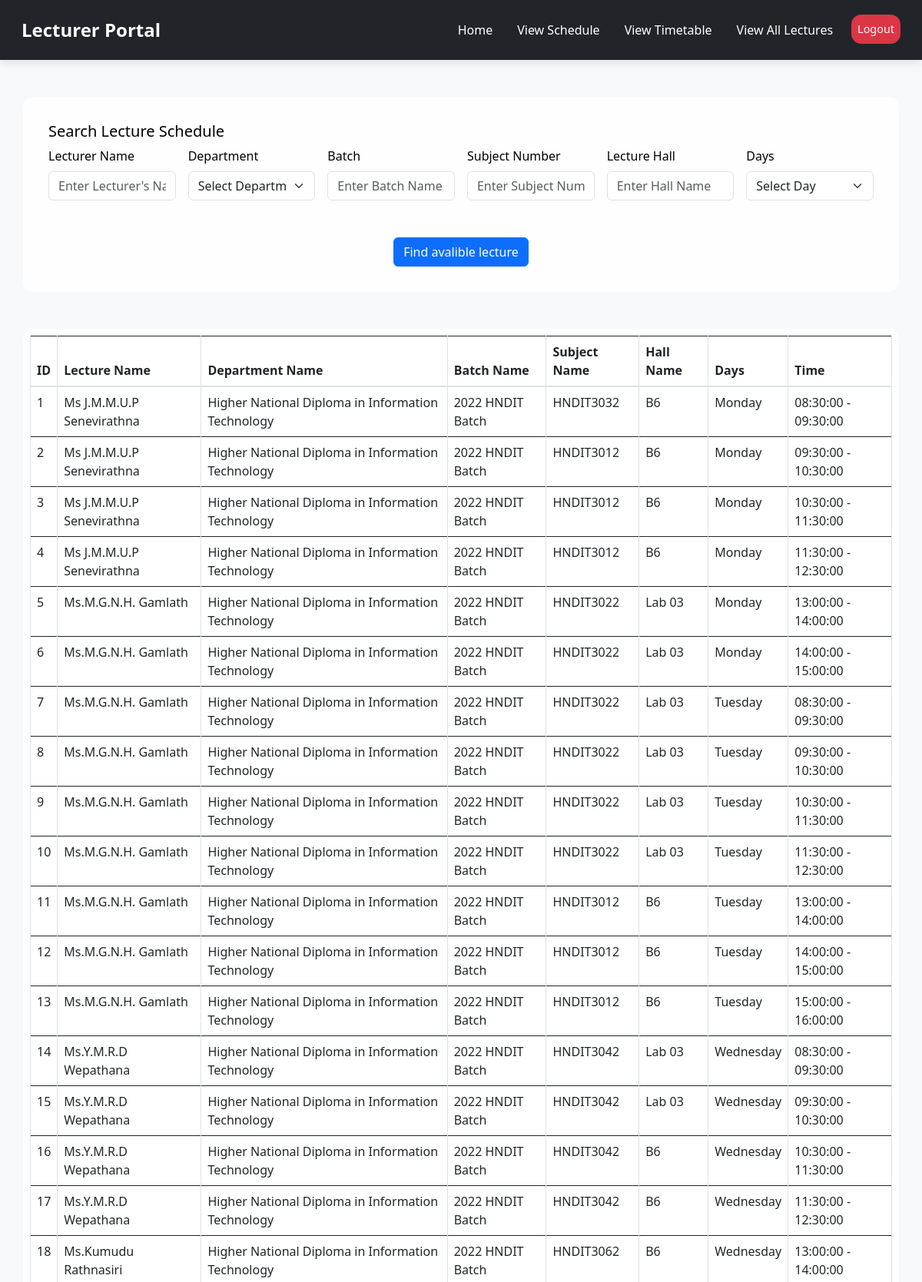
The app's page /lecturer/lecturer/view_all_lectures.php (signed in, upper part) with its own data.
### tables this page shows
CREATE TABLE `lecture_schedule` (
  `id` int NOT NULL AUTO_INCREMENT,
  `lecturer_id` int DEFAULT NULL,
  `hall_id` int DEFAULT NULL,
  `department_id` int NOT NULL,
  `batch_id` int NOT NULL,
  `subject_id` int NOT NULL,
  `slot_id` int DEFAULT NULL,
  `days` enum('Monday','Tuesday','Wednesday','Thursday','Friday') DEFAULT NULL,
  `schedule_date` date DEFAULT NULL,
  `status` enum('available','booked') DEFAULT 'available',
  PRIMARY KEY (`id`),
  KEY `lecturer_id` (`lecturer_id`),
  KEY `hall_id` (`hall_id`),
  KEY `department_id` (`department_id`),
  KEY `batch_id` (`batch_id`),
  KEY `slot_id` (`slot_id`),
  KEY `subject_id` (`subject_id`),
  CONSTRAINT `lecture_schedule_ibfk_1` FOREIGN KEY (`lecturer_id`) REFERENCES `lecturers` (`id`) ON DELETE CASCADE,
  CONSTRAINT `lecture_schedule_ibfk_2` FOREIGN KEY (`hall_id`) REFERENCES `lecture_halls` (`id`) ON DELETE CASCADE,
  CONSTRAINT `lecture_schedule_ibfk_3` FOREIGN KEY (`department_id`) REFERENCES `departments` (`id`) ON DELETE CASCADE,
  CONSTRAINT `lecture_schedule_ibfk_4` FOREIGN KEY (`batch_id`) REFERENCES `batches` (`id`) ON DELETE CASCADE,
  CONSTRAINT `lecture_schedule_ibfk_5` FOREIGN KEY (`slot_id`) REFERENCES `timeslot` (`slot_id`) ON DELETE CASCADE,
  CONSTRAINT `lecture_schedule_ibfk_6` FOREIGN KEY (`subject_id`) REFERENCES `subjects` (`id`) ON DELETE CASCADE
);

CREATE TABLE `lecturers` (
  `id` int NOT NULL AUTO_INCREMENT,
  `index_number` varchar(45) DEFAULT NULL,
  `username` varchar(100) NOT NULL,
  `email` varchar(50) NOT NULL,
  `password` varchar(255) NOT NULL,
  `expertise` varchar(255) DEFAULT NULL,
  `address` varchar(255) DEFAULT NULL,
  `mobile_no` varchar(10) DEFAULT NULL,
  `role` enum('Visiting','Permanent') DEFAULT NULL,
  `image_path` varchar(255) DEFAULT NULL,
  `created_at` timestamp NULL DEFAULT CURRENT_TIMESTAMP ON UPDATE CURRENT_TIMESTAMP,
  PRIMARY KEY (`id`),
  UNIQUE KEY `username` (`username`),
  UNIQUE KEY `email` (`email`)
);

CREATE TABLE `departments` (
  `id` int NOT NULL AUTO_INCREMENT,
  `dept_code` varchar(50) DEFAULT NULL,
  `department_name` varchar(100) NOT NULL,
  PRIMARY KEY (`id`)
);

CREATE TABLE `batches` (
  `id` int NOT NULL AUTO_INCREMENT,
  `batch_year` varchar(50) NOT NULL,
  `department_id` int DEFAULT NULL,
  `semester_id` int NOT NULL,
  `batch_name` varchar(50) NOT NULL,
  PRIMARY KEY (`id`),
  KEY `department_id` (`department_id`),
  KEY `semester_id` (`semester_id`),
  CONSTRAINT `batches_ibfk_1` FOREIGN KEY (`department_id`) REFERENCES `departments` (`id`) ON DELETE SET NULL,
  CONSTRAINT `batches_ibfk_2` FOREIGN KEY (`semester_id`) REFERENCES `semester` (`id`) ON DELETE CASCADE
);

CREATE TABLE `subjects` (
  `id` int NOT NULL AUTO_INCREMENT,
  `subject_number` varchar(50) NOT NULL,
  `subject_name` varchar(100) NOT NULL,
  `department_id` int DEFAULT NULL,
  `semester_id` int NOT NULL,
  `credits` int NOT NULL,
  `about` text,
  PRIMARY KEY (`id`),
  UNIQUE KEY `subject_number` (`subject_number`),
  KEY `department_id` (`department_id`),
  KEY `semester_id` (`semester_id`),
  CONSTRAINT `subjects_ibfk_1` FOREIGN KEY (`department_id`) REFERENCES `departments` (`id`) ON DELETE CASCADE,
  CONSTRAINT `subjects_ibfk_2` FOREIGN KEY (`semester_id`) REFERENCES `semester` (`id`) ON DELETE CASCADE
);

CREATE TABLE `lecture_halls` (
  `id` int NOT NULL AUTO_INCREMENT,
  `hall_name` varchar(100) NOT NULL,
  `capacity` int NOT NULL,
  `location` varchar(255) NOT NULL,
  `available` tinyint(1) DEFAULT '1',
  PRIMARY KEY (`id`)
);

CREATE TABLE `timeslot` (
  `slot_id` int NOT NULL AUTO_INCREMENT,
  `start_time` time NOT NULL,
  `end_time` time NOT NULL,
  `is_interval` tinyint(1) DEFAULT '0',
  PRIMARY KEY (`slot_id`),
  UNIQUE KEY `start_time` (`start_time`,`end_time`)
);

### lecturer/lecturer/view_all_lectures.php (the view, shortened to what this page needs)
<?php
include '../../admin/include/db_connection.inc.php';
?>
<!DOCTYPE html>
<html lang="en">
<head>
    <link rel="stylesheet" href="https://stackpath.bootstrapcdn.com/bootstrap/4.5.2/css/bootstrap.min.css">
</head>
<body>
    <?php
    include '../includes/lecturer_header.php';
    ?>
    <div class="container mt-5">
        <div class=" text-center rounded p-4">
            <div class="">
                <h5 class="mb-2 text-start">Search Lecture Schedule</h5>
                <form class="search-form" method="POST" action="">
                    <div class="row g-3 text-start">
                        <div class="col-md-2">
                            <div class="form-group">
                                <label for="lecturer_name" class="form-label">Lecturer Name</label>
                                <input type="text" id="lecturer_name" name="lecturer_name" class="form-control" placeholder="Enter Lecturer's Name">
                            </div>
                        </div>
                        <div class="col-md-2">
                            <div class="form-group">
                                <label for="department_name" class="form-label">Department</label>
                                <select id="department_name" name="department_name" class="form-select">
                                    <option value="">Select Department</option>
                                </select>
                            </div>
                        </div>
                        <div class="col-md-2">
                            <div class="form-group">
                                <label for="batch_name" class="form-label">Batch</label>
                                <input type="text" id="batch_name" name="batch_name" class="form-control" placeholder="Enter Batch Name">
                            </div>
                        </div>
                        <div class="col-md-2">
                            <div class="form-group">
                                <label for="subject_num" class="form-label">Subject Number</label>
                                <input type="text" id="subject_num" name="subject_num" class="form-control" placeholder="Enter Subject Number">
                            </div>
                        </div>
                        <div class="col-md-2">
                            <div class="form-group">
                                <label for="hall_name" class="form-label">Lecture Hall</label>
                                <input type="text" id="hall_name" name="hall_name" class="form-control" placeholder="Enter Hall Name">
                            </div>
                        </div>
                        <div class="col-md-2">
                            <div class="form-group">
                                <label for="days" class="form-label">Days</label>
                                <select id="days" name="days" class="form-select">
                                    <option value="">Select Day</option>
                                </select>
                            </div>
                        </div>
                        <div class="col-12 text-center ">
                            <button type="submit" class="btn btn-primary mt-3">Find avalible lecture</button>
                        </div>
                    </div>
                </form>
            </div>
        </div>
    </div>
    <div class="container mt-5">
        <div class="table-responsive">
            <table class="table text-start align-middle table-bordered table-hover mb-0">
                <thead>
                    <tr class="text-dark">
                        <th scope="col">ID</th>
                        <th scope="col">Lecture Name</th>
                        <th scope="col">Department Name</th>
                        <th scope="col">Batch Name</th>
                        <th scope="col">Subject Name</th>
                        <th scope="col">Hall Name</th>
                        <th scope="col">Days</th>
                        <th scope="col">Time</th>
                    </tr>
                </thead>
                <tbody>
                    <?php
                    $sql = "SELECT ls.id,
                                      l.username AS lecturer_name,
                                      d.department_name,
                                      b.batch_name,
                                      s.subject_number AS subject_num,
                                      lh.hall_name,
                                      ls.days,
                                      ts.start_time, ts.end_time
                               FROM lecture_schedule ls
                               JOIN lecturers l ON ls.lecturer_id = l.id
                               JOIN departments d ON ls.department_id = d.id
                               JOIN batches b ON ls.batch_id = b.id
                               JOIN subjects s ON ls.subject_id = s.id
                               JOIN lecture_halls lh ON ls.hall_id = lh.id
                               JOIN timeslot ts ON ls.slot_id = ts.slot_id
                               WHERE 1=1";
                    $stmt = $conn->prepare($sql);
                    $stmt->execute();
                    $result = $stmt->fetchAll(PDO::FETCH_ASSOC);
                    if (!empty($result)) {
                        foreach ($result as $row) {
                            echo '<tr>';
                            echo '<td>' . htmlspecialchars($row['id']) . '</td>';
                            echo '<td>' . htmlspecialchars($row['lecturer_name']) . '</td>';
                            echo '<td>' . htmlspecialchars($row['department_name']) . '</td>';
                            echo '<td>' . htmlspecialchars($row['batch_name']) . '</td>';
                            echo '<td>' . htmlspecialchars($row['subject_num']) . '</td>';
                            echo '<td>' . htmlspecialchars($row['hall_name']) . '</td>';
                            echo '<td>' . htmlspecialchars($row['days']) . '</td>';
                            echo '<td>' . htmlspecialchars($row['start_time'] . ' - ' . $row['end_time']) . '</td>';
                            echo '</tr>';
                        }
                    } else {
                        echo '<tr><td colspan="9">No results found</td></tr>';
                    }
                    ?>
                </tbody>
            </table>
        </div>
    </div>
    <?php
    include '../includes/footer.php';
    ?>
</body>
</html>

### lecturer/lecturer/view_all_lectures.php (style rules this page uses)
.table { background-color: rgba(255, 255, 255, 0.8); transition: background-color 0.3s, color 0.3s; border-radius: 15px; }
.table thead { background-color: rgba(0, 123, 255, 0.9); color: white; }
.container { transition: background-color 0.3s ease, color 0.3s ease; border-radius: 15px; }
body.light-theme .container { background-color: rgba(255, 255, 255, 0.85); color: black; border-radius: 13px; padding: 0.75%; }

### lecturer/includes/lecturer_header.php (style rules this page uses)
body { transition: background-color 0.3s, color 0.3s; font-family: 'Segoe UI', Tahoma, Geneva, Verdana, sans-serif; }
body.light-theme { background-color: #f8f9fa; color: #212529; }

### records on screen
lecture_schedule: id "1", lecturer.username "Ms J.M.M.U.P Senevirathna", department.department_name "Higher National Diploma in Information Technology", batch.batch_name "2022 HNDIT Batch", subject.subject_number "HNDIT3032", hall.hall_name "B6", days "Monday", slot.end_time "08:30:00 - 09:30:00"
lecture_schedule: id "2", lecturer.username "Ms J.M.M.U.P Senevirathna", department.department_name "Higher National Diploma in Information Technology", batch.batch_name "2022 HNDIT Batch", subject.subject_number "HNDIT3012", hall.hall_name "B6", days "Monday", slot.end_time "09:30:00 - 10:30:00"
lecture_schedule: id "3", lecturer.username "Ms J.M.M.U.P Senevirathna", department.department_name "Higher National Diploma in Information Technology", batch.batch_name "2022 HNDIT Batch", subject.subject_number "HNDIT3012", hall.hall_name "B6", days "Monday", slot.end_time "10:30:00 - 11:30:00"
lecture_schedule: id "4", lecturer.username "Ms J.M.M.U.P Senevirathna", department.department_name "Higher National Diploma in Information Technology", batch.batch_name "2022 HNDIT Batch", subject.subject_number "HNDIT3012", hall.hall_name "B6", days "Monday", slot.end_time "11:30:00 - 12:30:00"
lecture_schedule: id "5", lecturer.username "Ms.M.G.N.H. Gamlath", department.department_name "Higher National Diploma in Information Technology", batch.batch_name "2022 HNDIT Batch", subject.subject_number "HNDIT3022", hall.hall_name "Lab 03", days "Monday", slot.end_time "13:00:00 - 14:00:00"
lecture_schedule: id "6", lecturer.username "Ms.M.G.N.H. Gamlath", department.department_name "Higher National Diploma in Information Technology", batch.batch_name "2022 HNDIT Batch", subject.subject_number "HNDIT3022", hall.hall_name "Lab 03", days "Monday", slot.end_time "14:00:00 - 15:00:00"
lecture_schedule: id "7", lecturer.username "Ms.M.G.N.H. Gamlath", department.department_name "Higher National Diploma in Information Technology", batch.batch_name "2022 HNDIT Batch", subject.subject_number "HNDIT3022", hall.hall_name "Lab 03", days "Tuesday", slot.end_time "08:30:00 - 09:30:00"
lecture_schedule: id "8", lecturer.username "Ms.M.G.N.H. Gamlath", department.department_name "Higher National Diploma in Information Technology", batch.batch_name "2022 HNDIT Batch", subject.subject_number "HNDIT3022", hall.hall_name "Lab 03", days "Tuesday", slot.end_time "09:30:00 - 10:30:00"
lecture_schedule: id "9", lecturer.username "Ms.M.G.N.H. Gamlath", department.department_name "Higher National Diploma in Information Technology", batch.batch_name "2022 HNDIT Batch", subject.subject_number "HNDIT3022", hall.hall_name "Lab 03", days "Tuesday", slot.end_time "10:30:00 - 11:30:00"
lecture_schedule: id "10", lecturer.username "Ms.M.G.N.H. Gamlath", department.department_name "Higher National Diploma in Information Technology", batch.batch_name "2022 HNDIT Batch", subject.subject_number "HNDIT3022", hall.hall_name "Lab 03", days "Tuesday", slot.end_time "11:30:00 - 12:30:00"
lecture_schedule: id "11", lecturer.username "Ms.M.G.N.H. Gamlath", department.department_name "Higher National Diploma in Information Technology", batch.batch_name "2022 HNDIT Batch", subject.subject_number "HNDIT3012", hall.hall_name "B6", days "Tuesday", slot.end_time "13:00:00 - 14:00:00"
lecture_schedule: id "12", lecturer.username "Ms.M.G.N.H. Gamlath", department.department_name "Higher National Diploma in Information Technology", batch.batch_name "2022 HNDIT Batch", subject.subject_number "HNDIT3012", hall.hall_name "B6", days "Tuesday", slot.end_time "14:00:00 - 15:00:00"
lecture_schedule: id "13", lecturer.username "Ms.M.G.N.H. Gamlath", department.department_name "Higher National Diploma in Information Technology", batch.batch_name "2022 HNDIT Batch", subject.subject_number "HNDIT3012", hall.hall_name "B6", days "Tuesday", slot.end_time "15:00:00 - 16:00:00"
lecture_schedule: id "14", lecturer.username "Ms.Y.M.R.D Wepathana", department.department_name "Higher National Diploma in Information Technology", batch.batch_name "2022 HNDIT Batch", subject.subject_number "HNDIT3042", hall.hall_name "Lab 03", days "Wednesday", slot.end_time "08:30:00 - 09:30:00"
lecture_schedule: id "15", lecturer.username "Ms.Y.M.R.D Wepathana", department.department_name "Higher National Diploma in Information Technology", batch.batch_name "2022 HNDIT Batch", subject.subject_number "HNDIT3042", hall.hall_name "Lab 03", days "Wednesday", slot.end_time "09:30:00 - 10:30:00"
lecture_schedule: id "16", lecturer.username "Ms.Y.M.R.D Wepathana", department.department_name "Higher National Diploma in Information Technology", batch.batch_name "2022 HNDIT Batch", subject.subject_number "HNDIT3042", hall.hall_name "B6", days "Wednesday", slot.end_time "10:30:00 - 11:30:00"
lecture_schedule: id "17", lecturer.username "Ms.Y.M.R.D Wepathana", department.department_name "Higher National Diploma in Information Technology", batch.batch_name "2022 HNDIT Batch", subject.subject_number "HNDIT3042", hall.hall_name "B6", days "Wednesday", slot.end_time "11:30:00 - 12:30:00"
lecture_schedule: id "18", lecturer.username "Ms.Kumudu Rathnasiri", department.department_name "Higher National Diploma in Information Technology", batch.batch_name "2022 HNDIT Batch", subject.subject_number "HNDIT3062", hall.hall_name "B6", days "Wednesday", slot.end_time "13:00:00 - 14:00:00"
